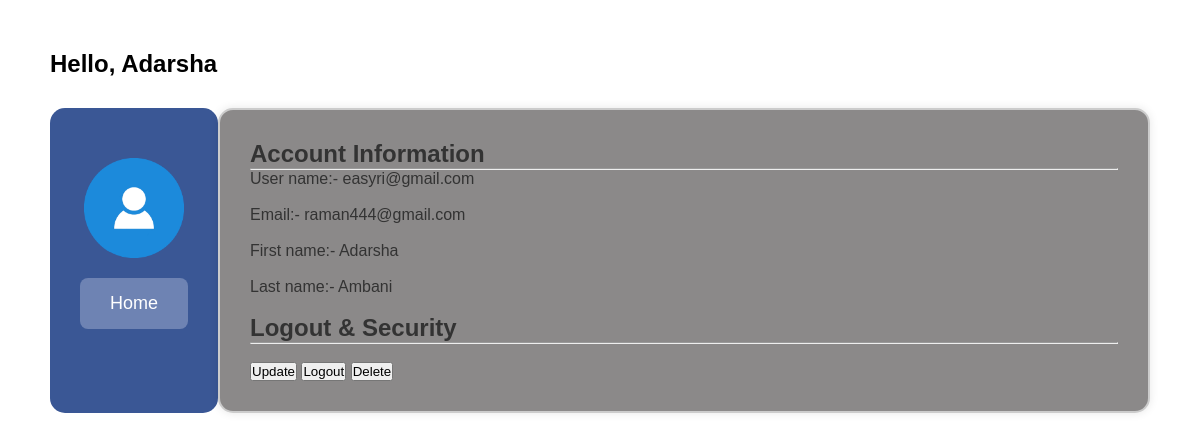
Page /EasyRide_Final/profile.php (signed in) on the committed database.
### tables this page shows
CREATE TABLE `users` (
  `id` int(11) NOT NULL,
  `user_id` bigint(25) NOT NULL,
  `First_Name` varchar(255) NOT NULL,
  `Last_Name` varchar(255) NOT NULL,
  `username` varchar(255) NOT NULL,
  `email` varchar(255) NOT NULL,
  `password` varchar(255) NOT NULL
);

### EasyRide_Final/function.php (called while the page is built, shortened)
<?php
function check_login($conn)
{
    if (isset($_SESSION['user_id'])) {
        $id = $_SESSION['user_id'];
        $query = "select * from users where user_id = '$id' limit 1";
        $result = mysqli_query($conn, $query);
        if ($result && mysqli_num_rows($result) > 0) {
            $user_data = mysqli_fetch_assoc($result);
            return $user_data;
        }
    }
    die;
}
?>

### EasyRide_Final/profile.php (the view, shortened to what this page needs)
<?php
include ("connection.php");
include ("function.php");
$user_data = check_login($conn);
?>
<!DOCTYPE html>
<html lang="en">
<head>
    <link rel="stylesheet" href="https://cdnjs.cloudflare.com/ajax/libs/font-awesome/6.1.1/css/all.min.css"
 />
    <link rel="stylesheet" href="profile.css">
</head>
<body>
    <div class="container">
        <div class="user-greeting"><b>Hello,
                <?php echo $user_data['First_Name']; ?>
            </b></div>
        <div class="content-wrapper">
            <div class="left">
                <img src="avatar.png" alt="User" width="100" class="avatar">
                <a href="viewbus.php" class="btn home-btn">Home</a>
            </div>
            <div class="right">
                <h2>Account Information</h2>
                <hr>
                <div class="info">
                    <p>User name:-
                        <?php echo $user_data['username']; ?>
                    </p><br>
                    <p>Email:-
                        <?php echo $user_data['email']; ?>
                    </p>
                    <br>
                    <p>First name:-
                        <?php echo $user_data['First_Name']; ?>
                    </p><br>
                    <p>Last name:-
                        <?php echo $user_data['Last_Name']; ?>
                    </p><br>
                </div>
                <h2>Logout & Security</h2>
                <hr>
                <div class="actions">
                    <br><a href="updateuserprofile.php?id=<?php echo $user_data['id']; ?>">
                        <button class="btn3">Update</button></a>
                    <a href="logout.php">
                        <button class="btn3">Logout</button></a>
                    <a href="deleteProfile.php?id=<?php echo $user_data['id']; ?>">
                        <button class="btn3">Delete</button></a>
                </div>
            </div>
        </div>
    </div>
</body>
</html>

### EasyRide_Final/profile.css (style rules this page uses)
* { margin: 0; padding: 0; box-sizing: border-box; }
body { font-family: Arial, sans-serif; background-color: #ffffff; }
.container { max-width: 1400px; margin: 50px auto; padding: 0 50px; }
.user-greeting { font-size: 24px; margin-bottom: 30px; }
.content-wrapper { display: flex; }
.left { display: flex; flex-direction: column; align-items: center; background-color: #3A5795; padding: 30px; border-radius: 15px; color: #fff; }
.btn { display: inline-block; padding: 15px 30px; margin-top: 20px; border: none; border-radius: 8px; cursor: pointer; text-decoration: none; color: #fff; font-size: 18px; }
.home-btn { background-color: #6e83b3; }
.avatar { margin-top: 20px; }
.right { flex: 2; background-color: #ffffff; padding: 30px; border-radius: 15px; color: #333; }
.right { flex: 2; background-color: #8b8989; padding: 30px; border-radius: 15px; color: #333; border: 2px solid #ccc; box-shadow: 0 0 10px rgba(0, 0, 0, 0.1); }

### rows in the picture
users: First_Name "Adarsha", username "easyri@gmail.com", email "raman444@gmail.com", Last_Name "Ambani"
